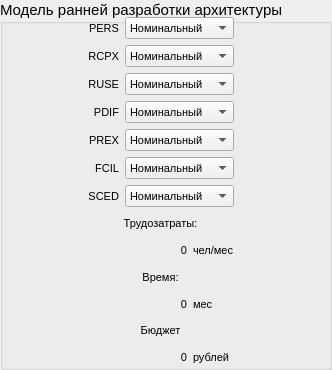
          <widget class="QGroupBox" name="groupBox_2">
           <property name="minimumSize">
            <size>
             <width>332</width>
             <height>370</height>
            </size>
           </property>
           <property name="maximumSize">
            <size>
             <width>332</width>
             <height>370</height>
            </size>
           </property>
           <property name="font">
            <font>
             <pointsize>11</pointsize>
            </font>
           </property>
           <property name="title">
            <string>Модель ранней разработки архитектуры</string>
           </property>
           <widget class="QWidget" name="layoutWidget">
            <property name="geometry">
             <rect>
              <x>0</x>
              <y>17</y>
              <width>321</width>
              <height>351</height>
             </rect>
            </property>
            <layout class="QHBoxLayout" name="horizontalLayout_31">
             <item>
              <spacer name="horizontalSpacer">
               <property name="orientation">
                <enum>Qt::Horizontal</enum>
               </property>
               <property name="sizeHint" stdset="0">
                <size>
                 <width>40</width>
                 <height>20</height>
                </size>
               </property>
              </spacer>
             </item>
             <item>
              <layout class="QVBoxLayout" name="verticalLayout_15">
               <item>
                <layout class="QVBoxLayout" name="verticalLayout_3">
                 <item>
                  <layout class="QHBoxLayout" name="horizontalLayout_13">
                   <item>
                    <widget class="QLabel" name="label_6">
                     <property name="font">
                      <font>
                       <pointsize>8</pointsize>
                      </font>
                     </property>
                     <property name="text">
                      <string>PERS</string>
                     </property>
                     <property name="alignment">
                      <set>Qt::AlignRight|Qt::AlignTrailing|Qt::AlignVCenter</set>
                     </property>
                    </widget>
                   </item>
                   <item>
                    <widget class="QComboBox" name="cb_pers">
                     <property name="font">
                      <font>
                       <pointsize>8</pointsize>
                      </font>
                     </property>
                     <property name="currentIndex">
                      <number>2</number>
                     </property>
                     <item>
                      <property name="text">
                       <string>Очень низкий</string>
                      </property>
                     </item>
                     <item>
                      <property name="text">
                       <string>Низкий</string>
                      </property>
                     </item>
                     <item>
                      <property name="text">
                       <string>Номинальный</string>
                      </property>
                     </item>
                     <item>
                      <property name="text">
                       <string>Высокий</string>
                      </property>
                     </item>
                     <item>
                      <property name="text">
                       <string>Очень высокий</string>
                      </property>
                     </item>
                     <item>
                      <property name="text">
                       <string>Сверхвысокий</string>
                      </property>
                     </item>
                    </widget>
                   </item>
                  </layout>
                 </item>
                 <item>
                  <layout class="QHBoxLayout" name="horizontalLayout_12">
                   <item>
                    <widget class="QLabel" name="label_7">
                     <property name="font">
                      <font>
                       <pointsize>8</pointsize>
                      </font>
                     </property>
                     <property name="text">
                      <string>RCPX</string>
                     </property>
                     <property name="alignment">
                      <set>Qt::AlignRight|Qt::AlignTrailing|Qt::AlignVCenter</set>
                     </property>
                    </widget>
                   </item>
                   <item>
                    <widget class="QComboBox" name="cb_rcpx">
                     <property name="font">
                      <font>
                       <pointsize>8</pointsize>
                      </font>
                     </property>
                     <property name="currentIndex">
                      <number>2</number>
                     </property>
                     <item>
                      <property name="text">
                       <string>Очень низкий</string>
                      </property>
                     </item>
                     <item>
                      <property name="text">
                       <string>Низкий</string>
                      </property>
                     </item>
                     <item>
                      <property name="text">
                       <string>Номинальный</string>
                      </property>
                     </item>
                     <item>
                      <property name="text">
                       <string>Высокий</string>
                      </property>
                     </item>
                     <item>
                      <property name="text">
                       <string>Очень высокий</string>
                      </property>
                     </item>
                     <item>
                      <property name="text">
                       <string>Сверхвысокий</string>
                      </property>
                     </item>
                    </widget>
                   </item>
                  </layout>
                 </item>
                 <item>
                  <layout class="QHBoxLayout" name="horizontalLayout_11">
                   <item>
                    <widget class="QLabel" name="label_8">
                     <property name="font">
                      <font>
                       <pointsize>8</pointsize>
                      </font>
                     </property>
                     <property name="text">
                      <string>RUSE</string>
                     </property>
                     <property name="alignment">
                      <set>Qt::AlignRight|Qt::AlignTrailing|Qt::AlignVCenter</set>
                     </property>
                    </widget>
                   </item>
                   <item>
                    <widget class="QComboBox" name="cb_ruse">
                     <property name="font">
                      <font>
                       <pointsize>8</pointsize>
                      </font>
                     </property>
                     <property name="currentIndex">
                      <number>1</number>
                     </property>
                     <item>
                      <property name="text">
                       <string>Низкий</string>
                      </property>
                     </item>
                     <item>
                      <property name="text">
                       <string>Номинальный</string>
                      </property>
                     </item>
                     <item>
                      <property name="text">
                       <string>Высокий</string>
                      </property>
                     </item>
                     <item>
                      <property name="text">
                       <string>Очень высокий</string>
                      </property>
                     </item>
                     <item>
                      <property name="text">
                       <string>Сверхвысокий</string>
                      </property>
                     </item>
                    </widget>
                   </item>
                  </layout>
                 </item>
                 <item>
                  <layout class="QHBoxLayout" name="horizontalLayout_10">
                   <item>
                    <widget class="QLabel" name="label_9">
                     <property name="font">
                      <font>
                       <pointsize>8</pointsize>
                      </font>
                     </property>
                     <property name="text">
                      <string>PDIF</string>
                     </property>
                     <property name="alignment">
                      <set>Qt::AlignRight|Qt::AlignTrailing|Qt::AlignVCenter</set>
                     </property>
                    </widget>
                   </item>
                   <item>
                    <widget class="QComboBox" name="cb_pdif">
                     <property name="font">
                      <font>
                       <pointsize>8</pointsize>
                      </font>
                     </property>
                     <property name="currentIndex">
                      <number>1</number>
                     </property>
                     <item>
                      <property name="text">
                       <string>Низкий</string>
                      </property>
                     </item>
                     <item>
                      <property name="text">
                       <string>Номинальный</string>
                      </property>
                     </item>
                     <item>
                      <property name="text">
                       <string>Высокий</string>
                      </property>
                     </item>
                     <item>
                      <property name="text">
                       <string>Очень высокий</string>
                      </property>
                     </item>
                     <item>
                      <property name="text">
                       <string>Сверхвысокий</string>
                      </property>
                     </item>
                    </widget>
                   </item>
                  </layout>
                 </item>
                 <item>
                  <layout class="QHBoxLayout" name="horizontalLayout_9">
                   <item>
                    <widget class="QLabel" name="label_10">
                     <property name="font">
                      <font>
                       <pointsize>8</pointsize>
                      </font>
                     </property>
                     <property name="text">
                      <string>PREX</string>
                     </property>
                     <property name="alignment">
                      <set>Qt::AlignRight|Qt::AlignTrailing|Qt::AlignVCenter</set>
                     </property>
                    </widget>
                   </item>
                   <item>
                    <widget class="QComboBox" name="cb_prex">
                     <property name="font">
                      <font>
                       <pointsize>8</pointsize>
                      </font>
                     </property>
                     <property name="currentIndex">
                      <number>2</number>
                     </property>
                     <item>
                      <property name="text">
                       <string>Очень низкий</string>
                      </property>
                     </item>
                     <item>
                      <property name="text">
                       <string>Низкий</string>
                      </property>
                     </item>
                     <item>
                      <property name="text">
                       <string>Номинальный</string>
                      </property>
                     </item>
                     <item>
                      <property name="text">
                       <string>Высокий</string>
                      </property>
                     </item>
                     <item>
                      <property name="text">
                       <string>Очень высокий</string>
                      </property>
                     </item>
                     <item>
                      <property name="text">
                       <string>Сверхвысокий</string>
                      </property>
                     </item>
                    </widget>
                   </item>
                  </layout>
                 </item>
                 <item>
                  <layout class="QHBoxLayout" name="horizontalLayout_8">
                   <item>
                    <widget class="QLabel" name="label_11">
                     <property name="font">
                      <font>
                       <pointsize>8</pointsize>
                      </font>
                     </property>
                     <property name="text">
                      <string>FCIL</string>
                     </property>
                     <property name="alignment">
                      <set>Qt::AlignRight|Qt::AlignTrailing|Qt::AlignVCenter</set>
                     </property>
                    </widget>
                   </item>
                   <item>
                    <widget class="QComboBox" name="cb_fcil">
                     <property name="font">
                      <font>
                       <pointsize>8</pointsize>
                      </font>
                     </property>
                     <property name="currentIndex">
                      <number>2</number>
                     </property>
                     <item>
                      <property name="text">
                       <string>Очень низкий</string>
                      </property>
                     </item>
                     <item>
                      <property name="text">
                       <string>Низкий</string>
                      </property>
                     </item>
                     <item>
                      <property name="text">
                       <string>Номинальный</string>
                      </property>
                     </item>
                     <item>
                      <property name="text">
                       <string>Высокий</string>
                      </property>
                     </item>
                     <item>
                      <property name="text">
                       <string>Очень высокий</string>
                      </property>
                     </item>
                     <item>
                      <property name="text">
                       <string>Сверхвысокий</string>
                      </property>
                     </item>
                    </widget>
                   </item>
                  </layout>
                 </item>
                 <item>
                  <layout class="QHBoxLayout" name="horizontalLayout_7">
                   <item>
                    <widget class="QLabel" name="label_12">
                     <property name="font">
                      <font>
                       <pointsize>8</pointsize>
                      </font>
                     </property>
                     <property name="text">
                      <string>SCED</string>
                     </property>
                     <property name="alignment">
                      <set>Qt::AlignRight|Qt::AlignTrailing|Qt::AlignVCenter</set>
                     </property>
                    </widget>
                   </item>
                   <item>
                    <widget class="QComboBox" name="cb_sced">
                     <property name="font">
                      <font>
                       <pointsize>8</pointsize>
                      </font>
                     </property>
                     <property name="currentIndex">
                      <number>2</number>
                     </property>
                     <item>
                      <property name="text">
                       <string>Очень низкий</string>
                      </property>
                     </item>
                     <item>
                      <property name="text">
                       <string>Низкий</string>
                      </property>
                     </item>
                     <item>
                      <property name="text">
                       <string>Номинальный</string>
                      </property>
                     </item>
                     <item>
                      <property name="text">
                       <string>Высокий</string>
                      </property>
                     </item>
                     <item>
                      <property name="text">
                       <string>Очень высокий</string>
                      </property>
                     </item>
                    </widget>
                   </item>
                  </layout>
                 </item>
                </layout>
               </item>
               <item>
                <layout class="QVBoxLayout" name="verticalLayout_7">
                 <item>
                  <layout class="QVBoxLayout" name="verticalLayout_4">
                   <item>
                    <widget class="QLabel" name="label_13">
                     <property name="font">
                      <font>
                       <pointsize>8</pointsize>
                      </font>
                     </property>
                     <property name="text">
                      <string>Трудозатраты:</string>
                     </property>
                     <property name="alignment">
                      <set>Qt::AlignCenter</set>
                     </property>
                    </widget>
                   </item>
                   <item>
                    <layout class="QHBoxLayout" name="horizontalLayout_14">
                     <item>
                      <widget class="QLabel" name="label_lc_arch">
                       <property name="minimumSize">
                        <size>
                         <width>100</width>
                         <height>0</height>
                        </size>
                       </property>
                       <property name="maximumSize">
                        <size>
                         <width>100</width>
                         <height>16777215</height>
                        </size>
                       </property>
                       <property name="font">
                        <font>
                         <pointsize>8</pointsize>
                        </font>
                       </property>
                       <property name="text">
                        <string>0</string>
                       </property>
                       <property name="alignment">
                        <set>Qt::AlignRight|Qt::AlignTrailing|Qt::AlignVCenter</set>
                       </property>
                      </widget>
                     </item>
                     <item>
                      <widget class="QLabel" name="label_15">
                       <property name="font">
                        <font>
                         <pointsize>8</pointsize>
                        </font>
                       </property>
                       <property name="text">
                        <string>чел/мес</string>
                       </property>
                      </widget>
                     </item>
                    </layout>
                   </item>
                  </layout>
                 </item>
                 <item>
                  <layout class="QVBoxLayout" name="verticalLayout_5">
                   <item>
                    <widget class="QLabel" name="label_16">
                     <property name="font">
                      <font>
                       <pointsize>8</pointsize>
                      </font>
                     </property>
                     <property name="text">
                      <string>Время:</string>
                     </property>
                     <property name="alignment">
                      <set>Qt::AlignCenter</set>
                     </property>
                    </widget>
                   </item>
                   <item>
                    <layout class="QHBoxLayout" name="horizontalLayout_15">
                     <item>
                      <widget class="QLabel" name="label_time_arch">
                       <property name="minimumSize">
                        <size>
                         <width>100</width>
                         <height>0</height>
                        </size>
                       </property>
                       <property name="maximumSize">
                        <size>
                         <width>100</width>
                         <height>16777215</height>
                        </size>
                       </property>
                       <property name="font">
                        <font>
                         <pointsize>8</pointsize>
                        </font>
                       </property>
                       <property name="text">
                        <string>0</string>
                       </property>
                       <property name="alignment">
                        <set>Qt::AlignRight|Qt::AlignTrailing|Qt::AlignVCenter</set>
                       </property>
                      </widget>
                     </item>
                     <item>
                      <widget class="QLabel" name="label_18">
                       <property name="font">
                        <font>
                         <pointsize>8</pointsize>
                        </font>
                       </property>
                       <property name="text">
                        <string>мес</string>
                       </property>
                       <property name="alignment">
                        <set>Qt::AlignLeading|Qt::AlignLeft|Qt::AlignVCenter</set>
                       </property>
                      </widget>
                     </item>
                    </layout>
                   </item>
                  </layout>
                 </item>
                 <item>
                  <layout class="QVBoxLayout" name="verticalLayout_6">
                   <item>
                    <widget class="QLabel" name="label_19">
                     <property name="font">
                      <font>
                       <pointsize>8</pointsize>
                      </font>
                     </property>
                     <property name="text">
                      <string>Бюджет</string>
                     </property>
                     <property name="alignment">
                      <set>Qt::AlignCenter</set>
                     </property>
                    </widget>
                   </item>
                   <item>
                    <layout class="QHBoxLayout" name="horizontalLayout_16">
                     <item>
                      <widget class="QLabel" name="label_budget_arch">
                       <property name="minimumSize">
                        <size>
                         <width>100</width>
                         <height>0</height>
                        </size>
                       </property>
                       <property name="maximumSize">
                        <size>
                         <width>100</width>
                         <height>16777215</height>
                        </size>
                       </property>
                       <property name="font">
                        <font>
                         <pointsize>8</pointsize>
                        </font>
                       </property>
                       <property name="text">
                        <string>0</string>
                       </property>
                       <property name="alignment">
                        <set>Qt::AlignRight|Qt::AlignTrailing|Qt::AlignVCenter</set>
                       </property>
                      </widget>
                     </item>
                     <item>
                      <widget class="QLabel" name="label_21">
                       <property name="font">
                        <font>
                         <pointsize>8</pointsize>
                        </font>
                       </property>
                       <property name="text">
                        <string>рублей</string>
                       </property>
                       <property name="alignment">
                        <set>Qt::AlignLeading|Qt::AlignLeft|Qt::AlignVCenter</set>
                       </property>
                      </widget>
                     </item>
                    </layout>
                   </item>
                  </layout>
                 </item>
                </layout>
               </item>
              </layout>
             </item>
             <item>
              <spacer name="horizontalSpacer_2">
               <property name="orientation">
                <enum>Qt::Horizontal</enum>
               </property>
               <property name="sizeHint" stdset="0">
                <size>
                 <width>40</width>
                 <height>20</height>
                </size>
               </property>
              </spacer>
             </item>
            </layout>
           </widget>
          </widget>
